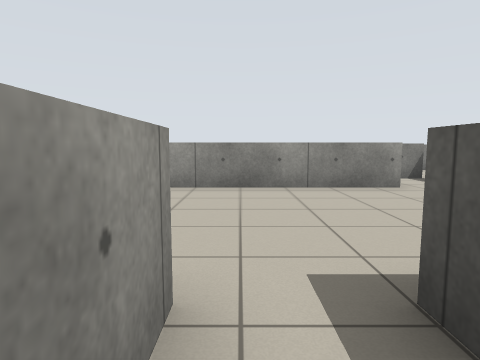
View 1 (above)

24 first-person views from a walk through a robot-simulator world made for Stage. The camera is 0.9 m above the floor, tilts 6° down and sees 75° across. The lines on the ground mark 1 m squares. The floor is counted in squares, 1 m on a side. Each view is taken from the middle of a square. On the plan, view 1 faces up. The plan holds only what a view shows up to about 11 squares ahead; the rest is blank. Robots are left out.

View 2
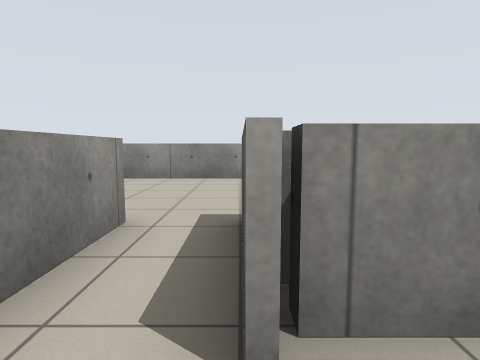

View 3
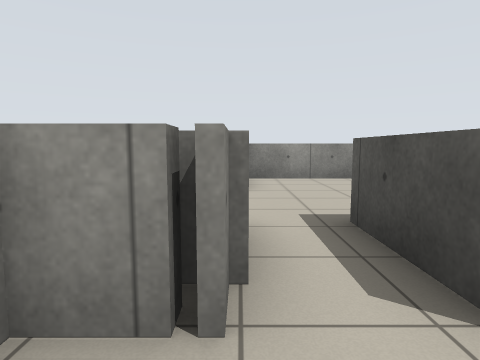

View 4
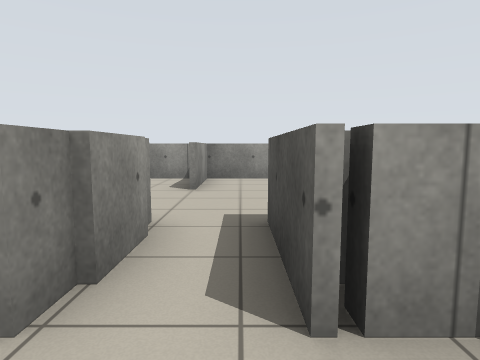

View 5
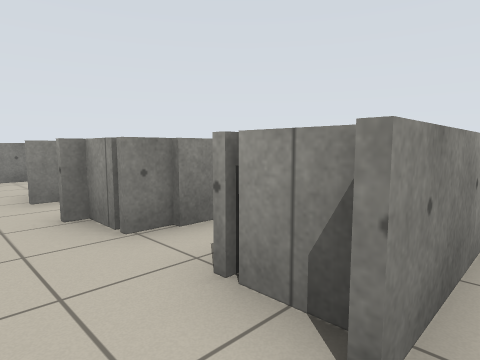

View 6
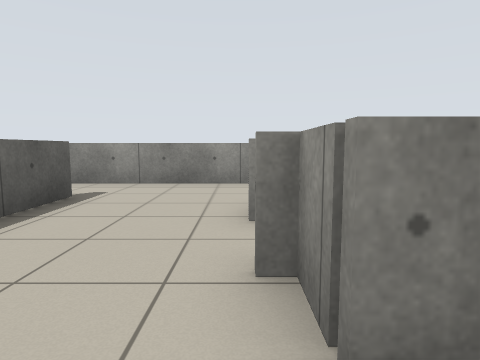

View 7
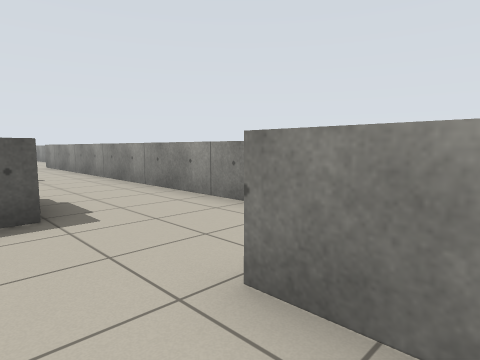

View 8
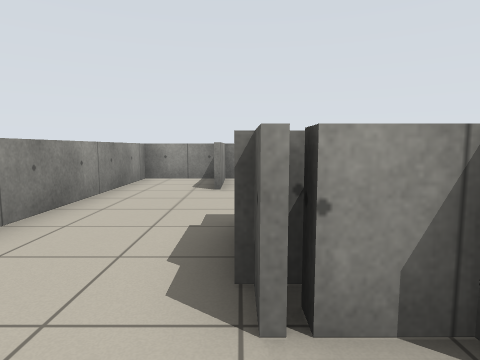

View 9
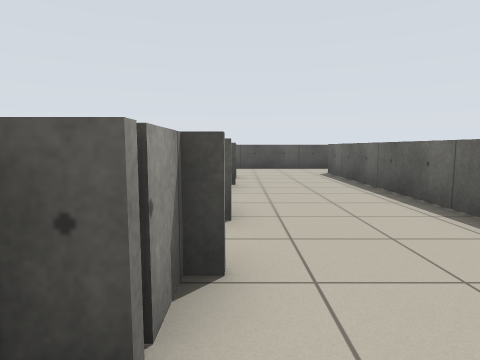

View 10
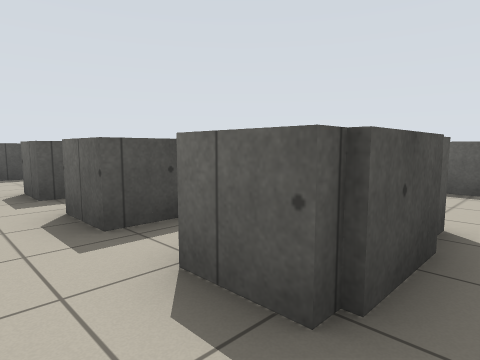

View 11
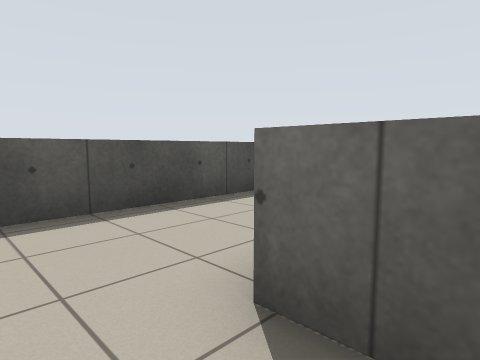

View 12
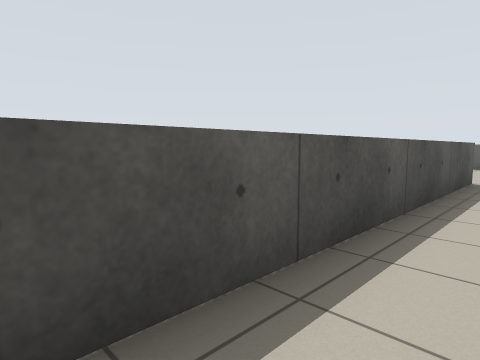

View 13
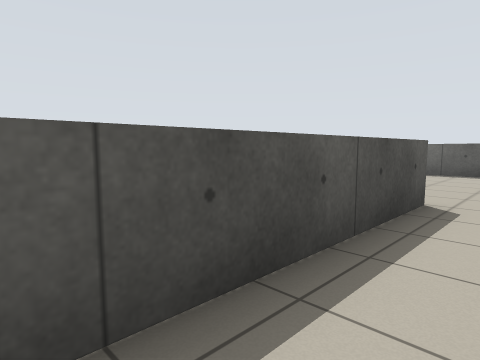

View 14
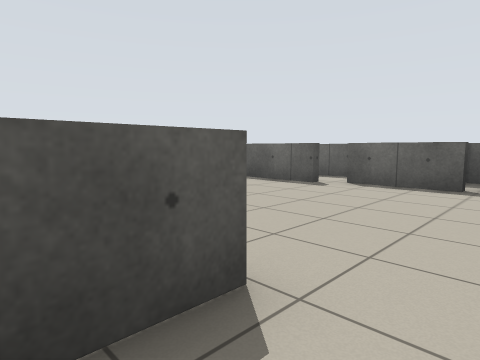

View 15
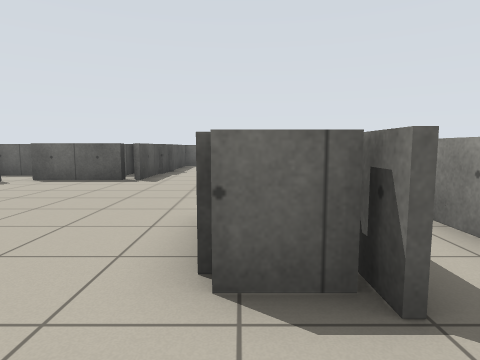

View 16
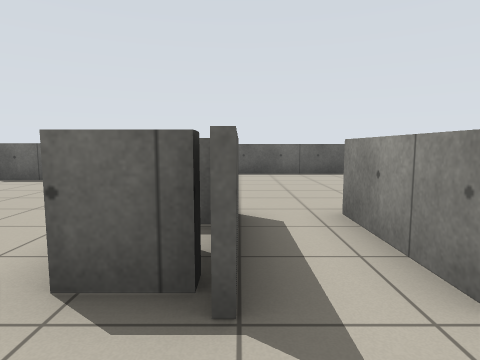

View 17
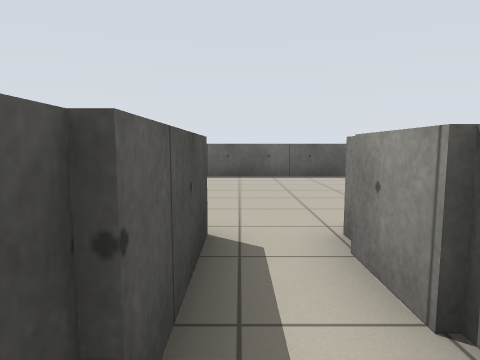

View 18
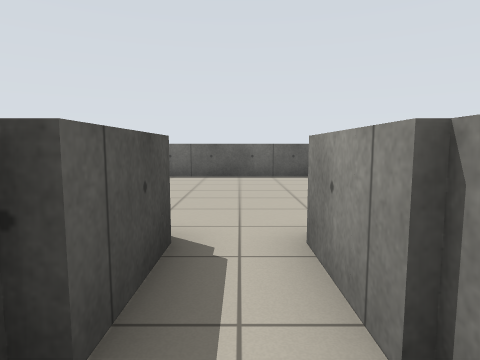

View 19
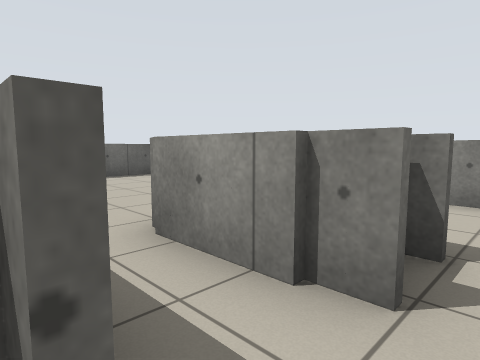

View 20
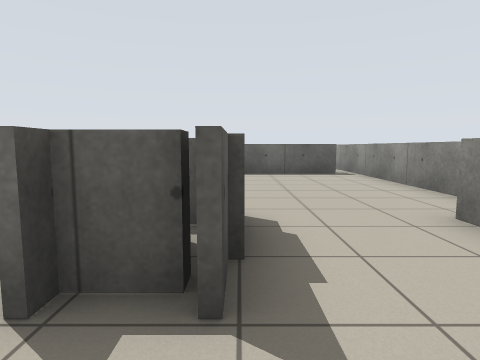

View 21
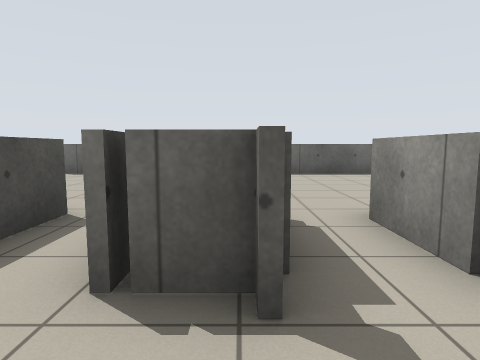

View 22
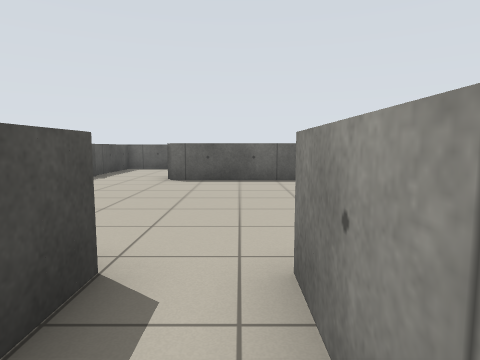

View 23
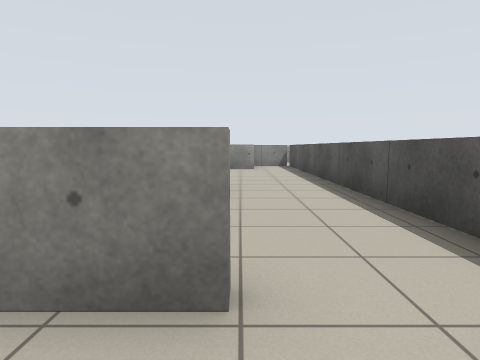

View 24
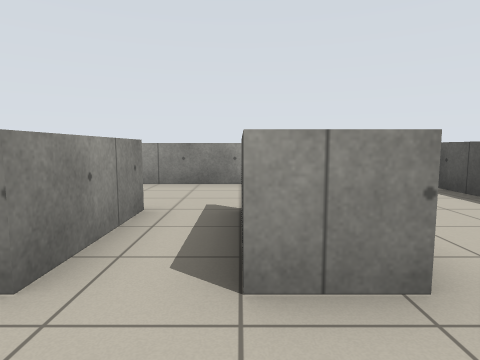

### Floor plan
Key: @ floor where view 1 was taken; # wall or solid block; . floor; = window, fence, low wall or low ledge.
Columns run from 11 left of view 1 to 11 right of it. Each row starts with its distance up from view 1.
  7  ==== =========.
  6  =.=.. .=.......
  5  =.=.. .=.......=
  4  =.... .........=
  3  =..............=
  2  =..............=
  1  =..= .==.=.==..=
  0  =..=#.#=.#@=#..=
 -1  =...=.=..=.=...=
 -2  =..............=
 -3  =..............=
 -4  =..== ========.=
 -5  =..      ......=
 -6  =. .  .  ......=
 -7    .............=
 -8  =..==.==.=.==..=
 -9   ..==.==.=.= ....
-10  =.. =.==.#.==.....
-11  ...................
-12 =....................
-13 =.....................
-14 =...................===
-15 =...............===..
-16 =...............== ===
-17 =############=..#=
-18              ...=
-19               ..=

Where each view was taken, in squares from view 1:
view 1: 0 up, 0 right, facing up
view 2: 2 down, 1 right, facing up
view 3: 2 down, 3 left, facing up
view 4: 2 down, 2 left, facing up
view 5: 2 down, 0 right, facing up-left
view 6: 1 down, 2 left, facing left
view 7: 6 up, 6 left, facing down-left
view 8: 2 down, 7 left, facing up
view 9: 1 down, 8 left, facing right
view 10: 3 up, 5 left, facing down-right
view 11: 3 up, 1 right, facing down-right
view 12: 1 up, 4 right, facing down-right
view 13: 3 down, 4 right, facing down-right
view 14: 7 down, 4 right, facing down-right
view 15: 6 down, 2 right, facing down
view 16: 6 down, 1 right, facing down
view 17: 7 down, 2 left, facing down
view 18: 7 down, 5 left, facing down
view 19: 7 down, 4 left, facing down-left
view 20: 6 down, 7 left, facing down
view 21: 6 down, 4 left, facing down
view 22: 8 down, 0 right, facing down
view 23: 6 down, 3 right, facing up
view 24: 12 down, 1 right, facing up
